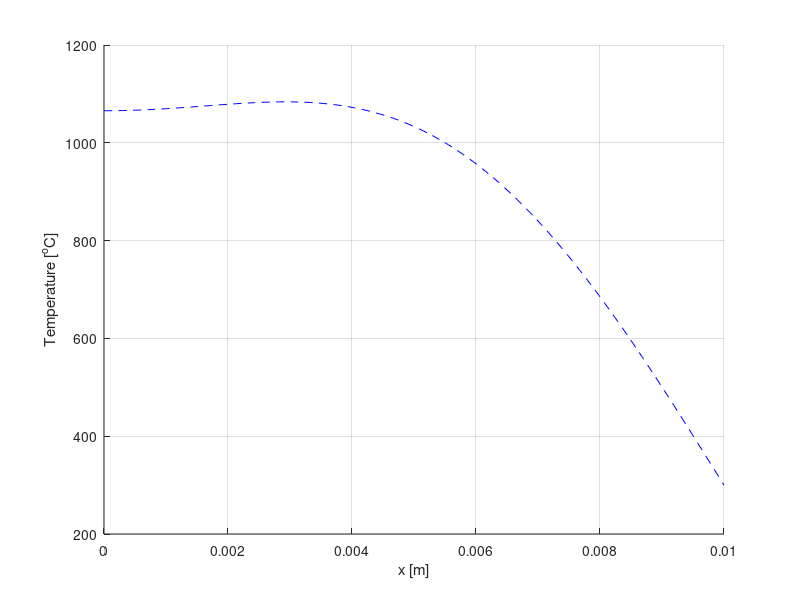

This figure's MATLAB source:
% clear 
% close
% Set maximum number of partial sums
nmax = 100;
c = 300;
k = 4.5;
Tw = 300;
Tw2 = 420;
rho = 11000;
alpha = k/(rho*c);
q = (300E6/(2/pi))*0.02;
q1 = (300E6/(2/pi));
L = 0.01;
% Initialize domain
x = linspace(0,L,100);
% Plot initial condition

% Calculate temperature of rod at various times
% t=[5 10 20 40 80];
t = 5;
% t = linspace(0,5,10);
maxT=zeros(length(t),1);
count = 0;
for w=1:length(t)
T = 0;
for n=1:nmax
fun = @(x) ((Tw2 + (((L^2)*q1*sin((pi.*x)/(L))/((pi^2)*k))))-(Tw+(((L^2)*q*sin(pi*x/L)/((pi^2)*k)))+(-L*q.*x/(pi*k))+((L^2)*q/(pi*k)))).*cos((2*n-1)*pi.*x/(2*L));
top = integral(fun,0,L);

fun2 = @(x) (cos((2*n-1)*pi.*x/(2*L))).^2;
bottom = integral(fun2,0,L);
Bn = top/bottom;

% Bn = 4*C/(n*pi);
% Bn = constant*((4*(pi*k*L*Tw-(2*(L^3))*q)/(n*(pi^2)*k)))/L;

% T =T +Bn*cos(n*pi*x/(2*L))*exp((-n^2*pi^2*alpha*t)/(4*L^2));
  T =T +Bn*cos((2*n-1)*pi.*x/(2*L))*exp((-(4*n^2-4*n+1)*(pi^2)*alpha*t(w))/(4*L^2));
end

% term2 = (((L^2)*q*sin((pi*x)/(L))/((pi^2)*k)));
% term3 = (-L*q*x/(pi*k));
% term4 =  ((L^2)*q/(pi*k));
term2 = (((L^2)*q*sin(pi*x/L)/((pi^2)*k)));
term3 = (-L*q.*x/(pi*k));
term4 =  ((L^2)*q/(pi*k));
T = T + term2 + term3 + term4 + Tw;
% T = T + Tw;
hold on
plot(x,T,'b--')
maxT(w) = max(T);
% plot(t(w),max(T),'--')
% switch w
%     case 1
%         plot(x,T,'r--')
%     case 2
%         plot(x,T,'k--')
%     case 3
%         plot(x,T,'b--')
%     case 4
%         plot(x,T,'g--')
%     case 5
%         plot(x,T,'m--')
% end

end
grid on
% plot(t,maxT,'b--')
% xlabel('Time [s]')
xlabel('x [m]')
ylabel('Temperature [^{o}C]')

